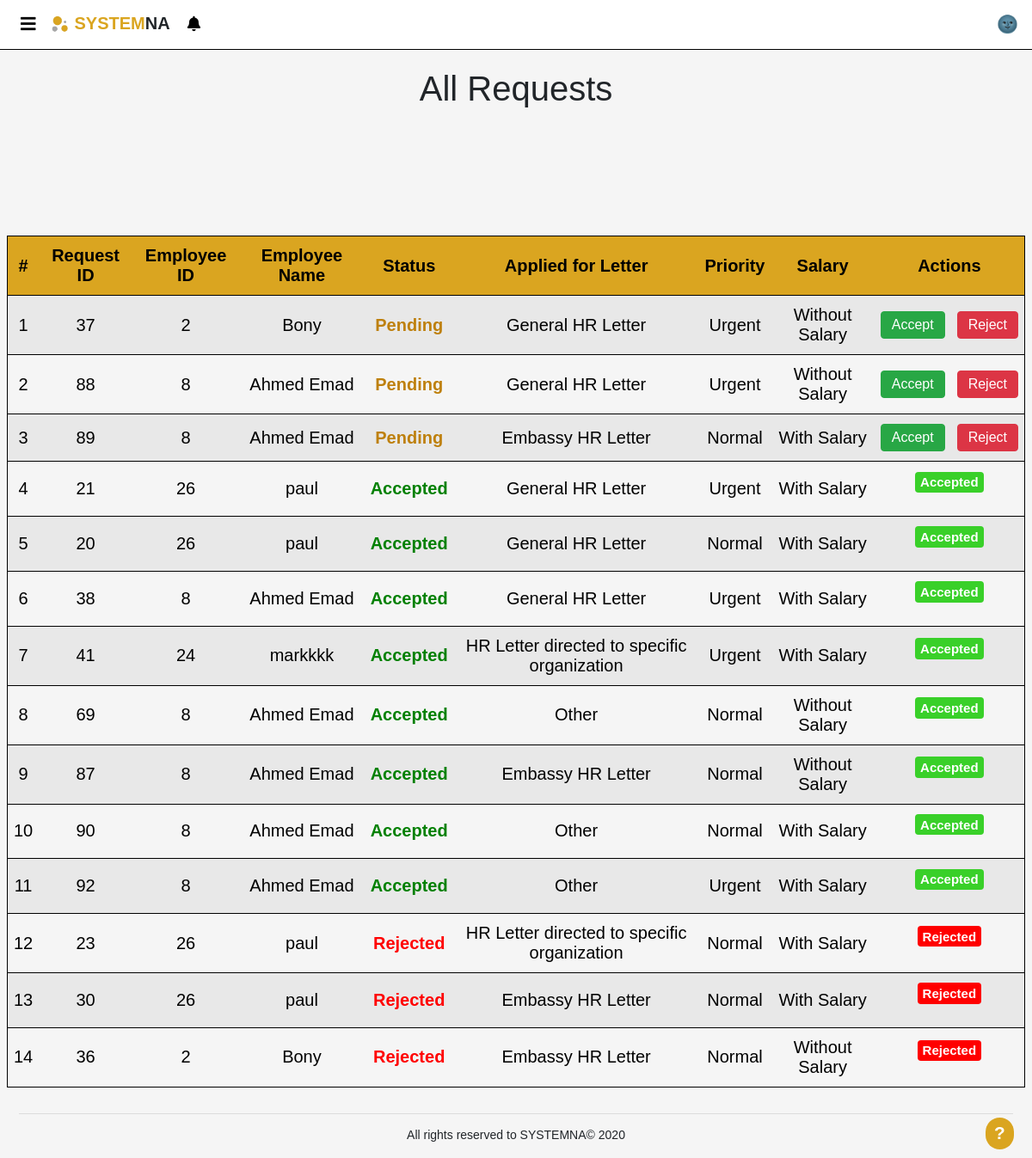
Page /pages/letterRequests.php (signed in) on the committed database.
### tables this page shows
CREATE TABLE `requests` (
  `Request_id` int(50) NOT NULL,
  `emp_id` int(11) NOT NULL,
  `Status` tinyint(1) DEFAULT NULL,
  `priority` tinyint(1) NOT NULL,
  `salary` tinyint(1) NOT NULL,
  `date` timestamp NOT NULL DEFAULT current_timestamp(),
  `additional_info` varchar(200) NOT NULL,
  `type_name` varchar(255) NOT NULL
);

CREATE TABLE `employee` (
  `id` int(11) NOT NULL,
  `fullname` varchar(255) DEFAULT NULL,
  `username` varchar(255) NOT NULL,
  `password` varchar(255) NOT NULL,
  `email` varchar(255) NOT NULL,
  `phone` varchar(255) NOT NULL,
  `ssn` varchar(255) NOT NULL,
  `start_date` date NOT NULL,
  `accepted` tinyint(1) DEFAULT NULL,
  `active` tinyint(1) DEFAULT NULL,
  `privilege` varchar(255) DEFAULT NULL
);

### DB/Database.php (called while the page is built, shortened)
<?php
class Database
{
    private $host = 'localhost';
    private $user = 'root';
    private $pass = '';
    private $dbName = 'hr_system';
    private $dbh;
    private $stmt;
    public function __construct()
    {
        $dsn = "mysql:host=".$this->host.";dbname=".$this->dbName;
        $options = array(
            PDO::ATTR_PERSISTENT => true,
            PDO::ATTR_ERRMODE => PDO::ERRMODE_EXCEPTION
        );
        try
        {
            $this->dbh = new PDO($dsn,$this->user,$this->pass,$options);
        }catch(PDOException $e)
        {
            echo "<br><div style='text-align: center;'>ERROR! Please try again later</div>";
            $_SESSION['error'] = 'error in DB';
            error_log("error in DB page");
            exit;
        }
    }
    public function query($sql)
    {
        $this->stmt = $this->dbh->prepare($sql);
    }
    public function execute()
    {
        return $this->stmt->execute();
    }
    public function getdata()
    {
        $this->execute();
        return $this->stmt->fetchAll(PDO::FETCH_OBJ);
    }
    public function numRows()
    {
        return $this->stmt->rowCount();
    }
}
?>

### pages/letterRequests.php (the view, shortened to what this page needs)
<?php
include "../template/header.php";
?>
<br>
<div style="text-align: center;">
    <h1 style="font-family: sans-serif;">All Requests</h1>
</div>
<br><br>
<table id='Display'>
    <tr id='must'>
        <th>#</th>
        <th>Request ID</th>
        <th>Employee ID</th>
        <th>Employee Name</th>
        <th>Status</th>
        <th>Applied for Letter</th>
        <th>Priority</th>
        <th>Salary</th>
        <th colspan="2">Actions</th>
    </tr>
    <?php
    $sql="  SELECT e.fullname,rt.Name,r.Request_id,r.emp_id,r.type_name,r.Status,r.priority,r.salary,r.additional_info
        FROM requests r ,employee e, requests_types rt
        WHERE e.id=r.emp_id AND r.Type_name=rt.Name AND e.id <> " . $_SESSION['id'] . " ORDER BY r.Status desc, r.date asc, r.priority desc";
    try
    {
        $DB->query($sql);
        $DB->execute();
        $y=0;
        if($DB->numRows()>0)
        {
            for($i=0;$i<$DB->numRows();$i++)
            {
                $x=$DB->getdata();
                $y++;
                $id=$x[$i]->Request_id;
                $emp_id=$x[$i]->emp_id;
                $priority=$x[$i]->priority;
                $salary=$x[$i]->salary;
                $name=$x[$i]->fullname;
                $addinfo=$x[$i]->additional_info;
                $Boolsalray = "Without Salary";
                $BoolPriority = "Urgent";
                if($salary == 1)
                {
                    $Boolsalray ="With Salary";
                }
                else $Boolsalray ="Without Salary";
                if($priority == 1)
                {
                    $BoolPriority ="Urgent";
                }
                else $BoolPriority="Normal";
                echo  "<tr id='$emp_id+$addinfo'  data-toggle='modal'  onclick='showdata(this)'  data-target='#exampleModalLong'>";
                echo "<td>{$y}</td>";
                echo "<td>{$id}</td>";
                echo "<td>$emp_id</td>";
                echo "<td>$name</td>";
                if($x[$i]->Status==1){
                    echo "<td style='color:green; font-weight:bold;'>Accepted</td>";}
                else if($x[$i]->Status==0){
                    echo "<td style='color:red; font-weight:bold;' >Rejected</td>";}
                else{
                    echo "<td style='color:#be800d; font-weight:bold;' >Pending</td>";
                }
                echo "<td >".$x[$i]->type_name.'</td>';
                echo "<td>{$BoolPriority}</td>";
                echo "<td>{$Boolsalray}</td>";
                if($x[$i]->Status==1){
    ?>
    <td colspan="2"><p class="badge badge-primary text-wrap" style=" background-color:#39d029;">Accepted</p></td>
    <?php } else if ($x[$i]->Status==0){ ?>
    <td colspan="2"><p class="badge badge-primary text-wrap" style=" background-color:red;">Rejected</p></td>
    <?php } else   { ?>
    <td><a href="../operations/letter_request.php?id=<?php echo $id; ?>&status=1&userid=<?php echo $emp_id; ?>&name=<?php echo$x[$i]->type_name;?>" style="color:white" class="btn btn-success">Accept</a></td>
    <td><a href="../operations/letter_request.php?id=<?php echo $id; ?>&status=0&userid=<?php echo $emp_id; ?>" style="color:white" class="btn btn-danger">Reject</a></td>
    <?php
                    echo "</tr>";
                   }
            }
        }
        else {
            echo"<tr><td colspan=8>You have no requests for now ! </td></tr>";
        }
    }
    catch(Exception $e)
    {
        $_SESSION['error'] = 'error in sql';
        error_log("Error while using page letter Requests");
        echo "<br><div class='alert alert-danger' style='text-align: center;'>ERROR! Please try again later</div>";
    }
    ?>
</table>
<?php include "../template/footer.php"; ?>

### css/style.css (style rules this page uses)
* { margin: 0px; font-family: sans-serif; }
td, th { text-align: center; padding: 11px 7px; }
#Display tr, #tblRequests tr { color: black; border: 1px solid black; }
#Display tr:nth-child(1), #tblRequests tr:nth-child(1) { background: #DAA520; color: black; }
#Display tr:nth-child(even), #tblRequests tr:nth-child(even) { background: #e8e8e8; color: black; }
#Display, #tblRequests { margin-top: 7vh; border-collapse: collapse; border: 1px solid black; width: 100%; text-align: center; position: relative; display: table; }

### css/popup.css (style rules this page uses)
.popup-notification .popup-close:hover , { color:gold; }

### template/help.php (style rules this page uses)
* { line-height: normal !important; }

### rows in the picture
requests: Request_id "37", emp "2", emp.fullname "Bony", Status "Pending", type_name "General HR Letter", priority "Urgent", salary "Without Salary"
requests: Request_id "88", emp "8", emp.fullname "Ahmed Emad", Status "Pending", type_name "General HR Letter", priority "Urgent", salary "Without Salary"
requests: Request_id "89", emp "8", emp.fullname "Ahmed Emad", Status "Pending", type_name "Embassy HR Letter", priority "Normal", salary "With Salary"
requests: Request_id "21", emp "26", emp.fullname "paul", Status "Accepted", type_name "General HR Letter", priority "Urgent", salary "With Salary"
requests: Request_id "20", emp "26", emp.fullname "paul", Status "Accepted", type_name "General HR Letter", priority "Normal", salary "With Salary"
requests: Request_id "38", emp "8", emp.fullname "Ahmed Emad", Status "Accepted", type_name "General HR Letter", priority "Urgent", salary "With Salary"
requests: Request_id "41", emp "24", emp.fullname "markkkk", Status "Accepted", type_name "HR Letter directed to specific organization", priority "Urgent", salary "With Salary"
requests: Request_id "69", emp "8", emp.fullname "Ahmed Emad", Status "Accepted", type_name "Other", priority "Normal", salary "Without Salary"
requests: Request_id "87", emp "8", emp.fullname "Ahmed Emad", Status "Accepted", type_name "Embassy HR Letter", priority "Normal", salary "Without Salary"
requests: Request_id "90", emp "8", emp.fullname "Ahmed Emad", Status "Accepted", type_name "Other", priority "Normal", salary "With Salary"
requests: Request_id "92", emp "8", emp.fullname "Ahmed Emad", Status "Accepted", type_name "Other", priority "Urgent", salary "With Salary"
requests: Request_id "23", emp "26", emp.fullname "paul", Status "Rejected", type_name "HR Letter directed to specific organization", priority "Normal", salary "With Salary"
requests: Request_id "30", emp "26", emp.fullname "paul", Status "Rejected", type_name "Embassy HR Letter", priority "Normal", salary "With Salary"
requests: Request_id "36", emp "2", emp.fullname "Bony", Status "Rejected", type_name "Embassy HR Letter", priority "Normal", salary "Without Salary"
